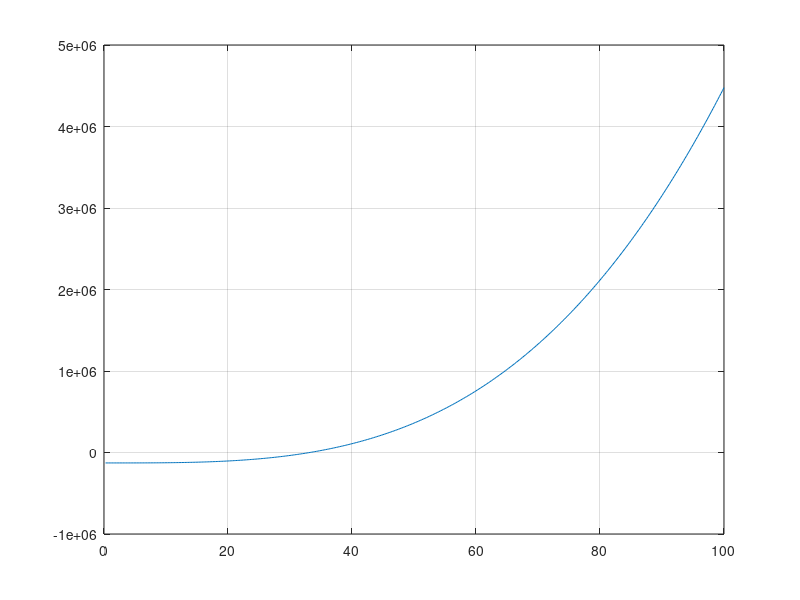

Reproduce this figure in MATLAB. (Note: this script raises an error after producing the figure.)
%% 1
err = 0.7999/0.6783

%% 2
f = @(n) (n.^3).*log(n) - 127981;
n = linspace(0, 100, 401);
plot(n, f(n))
grid on

fzero(f, [32 34])
f(33)

%% 3
% eps/h = h
% h = eps^(1/2)
h = eps^(1/2)

%% 4
2.169543E-4	/ 5.424975E-5
a = 2; b = 3;
alpha = (a+b)/2
beta = (b-a)/2

%% 5
format long e

f = @(x) sqrt(x-2);

a = 2; b = 5;
N = 128;
h = (b-a)/N;

x_eq = linspace(a, b, N+1);

w_trap = h * [1/2 ones(1, N-1) 1/2];
Q_trap = sum(w_trap .* f(x_eq))

I = (2*sqrt(27))/3;

E = abs(I - Q_trap)

%% 6
f = @(t,x) [x(2); -3*x(2)/5-x(1)/5];
h = 0.4; t0 = 1; tmax = 1.4
N = 1;
y0 = [10; 15]
[t, y] = math2089euler(f, t0, tmax, N, y0);
[t, y]

%% 7
f = @(t,x) [x(2); x(2) - 5*x(1)*t];
x0 = [2; 1]; y0 = x0;
h = 0.02; t0 = 3; tmax = 4;
N = 50;
[t, y] = math2089euler(f, t0, tmax, N, y0);
[t, y]

opt = odeset('RelTol', 1e-7, 'AbsTol', 1e-10);
[t, y] = ode45(f, [t0 tmax], y0, opt);
[t, y]
